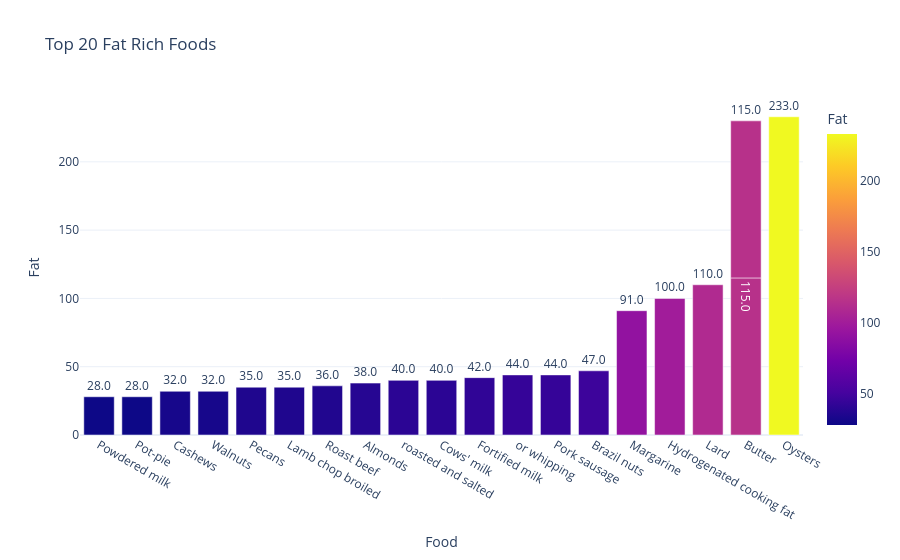

The code cell stored with this chart in its notebook:
### Markdown cell above
## Fatty foods

### Code cell
"""
This code identifies the top 20 foods with the highest fat content.
A Plotly bar chart is created to visualize fat levels with a Plasma color scale and value labels.
"""

# Sort foods based on fat content from lowest to highest
# (highest fat foods will appear on the right side of the chart)
fats = nutrients.sort_values(by='Fat', ascending=True)

# Select the top 20 fat-rich foods
top_20_fat = fats.tail(20)

# Create bar chart with Plasma color palette and fat values on bars
fig = px.bar(
    top_20_fat,
    x='Food',
    y='Fat',
    color='Fat',
    text='Fat',
    title='Top 20 Fat Rich Foods',
    color_continuous_scale='Plasma'
)

# Display fat values on top of each bar
fig.update_traces(texttemplate='%{text:.1f}', textposition='outside')

# Improve figure appearance
fig.update_layout(template="plotly_white")

fig.show()

### Figure 1 — Plotly figure (JSON) as saved in the notebook; plotly's stock layout.template omitted (floating-point values rounded to 4 significant figures)
{"data": [{"hovertemplate": "Food=%{x}<br>Fat=%{marker.color}<extra></extra>", "legendgroup": "", "marker": {"color": [28, 28, 32, 32, 35, 35, 36, 38, 40, 40, 42, 44, 44, 47, 91, 100, 110, 115, 115, 233], "coloraxis": "coloraxis", "pattern": {"shape": ""}}, "name": "", "orientation": "v", "showlegend": false, "text": [28.0, 28.0, 32.0, 32.0, 35.0, 35.0, 36.0, 38.0, 40.0, 40.0, 42.0, 44.0, 44.0, 47.0, 91.0, 100.0, 110.0, 115.0, 115.0, 233.0], "textposition": "outside", "texttemplate": "%{text:.1f}", "type": "bar", "x": ["Powdered milk", "Pot-pie", "Cashews", "Walnuts", "Pecans", "Lamb chop broiled", "Roast beef", "Almonds", "roasted and salted", "Cows' milk", "Fortified milk", "or whipping", "Pork sausage", "Brazil nuts", "Margarine", "Hydrogenated cooking fat", "Lard", "Butter", "Butter", "Oysters"], "xaxis": "x", "y": [28, 28, 32, 32, 35, 35, 36, 38, 40, 40, 42, 44, 44, 47, 91, 100, 110, 115, 115, 233], "yaxis": "y"}], "layout": {"barmode": "relative", "coloraxis": {"autocolorscale": false, "colorbar": {"title": {"text": "Fat"}}, "colorscale": [[0, "#0d0887"], [0.1111, "#46039f"], [0.2222, "#7201a8"], [0.3333, "#9c179e"], [0.4444, "#bd3786"], [0.5556, "#d8576b"], [0.6667, "#ed7953"], [0.7778, "#fb9f3a"], [0.8889, "#fdca26"], [1, "#f0f921"]]}, "legend": {"tracegroupgap": 0}, "title": {"text": "Top 20 Fat Rich Foods"}, "xaxis": {"anchor": "y", "domain": [0, 1], "title": {"text": "Food"}}, "yaxis": {"anchor": "x", "domain": [0, 1], "title": {"text": "Fat"}}}}
